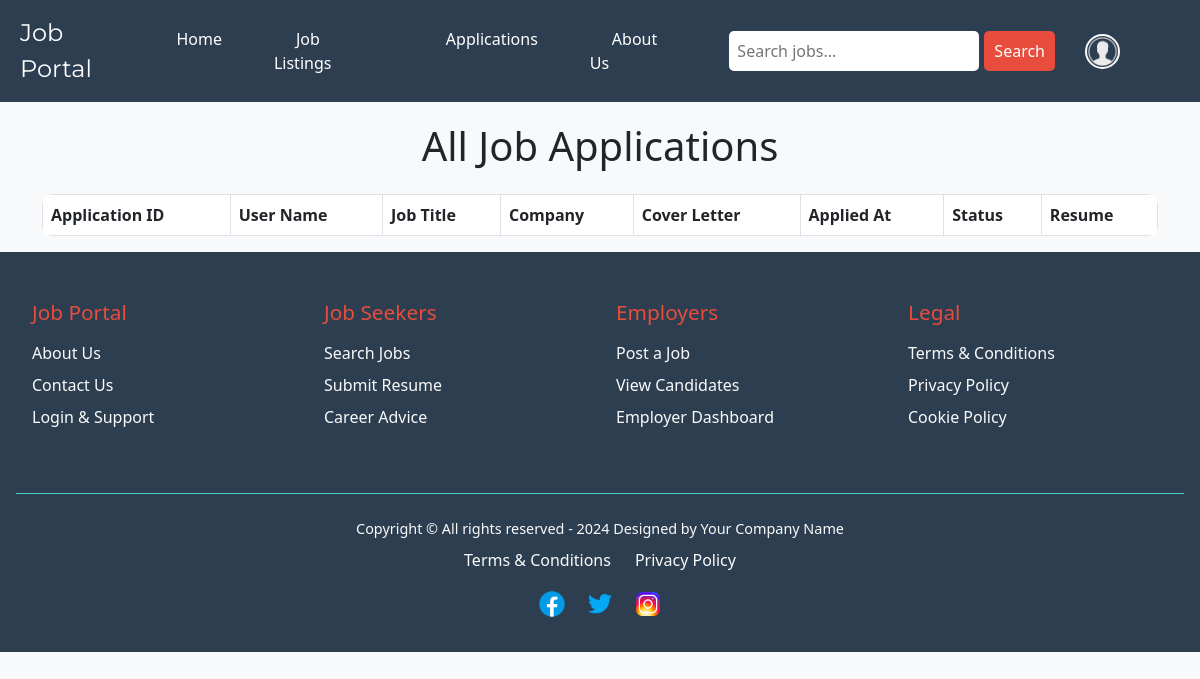
The page /admin_applications.php (signed in) on the database as committed earlier.
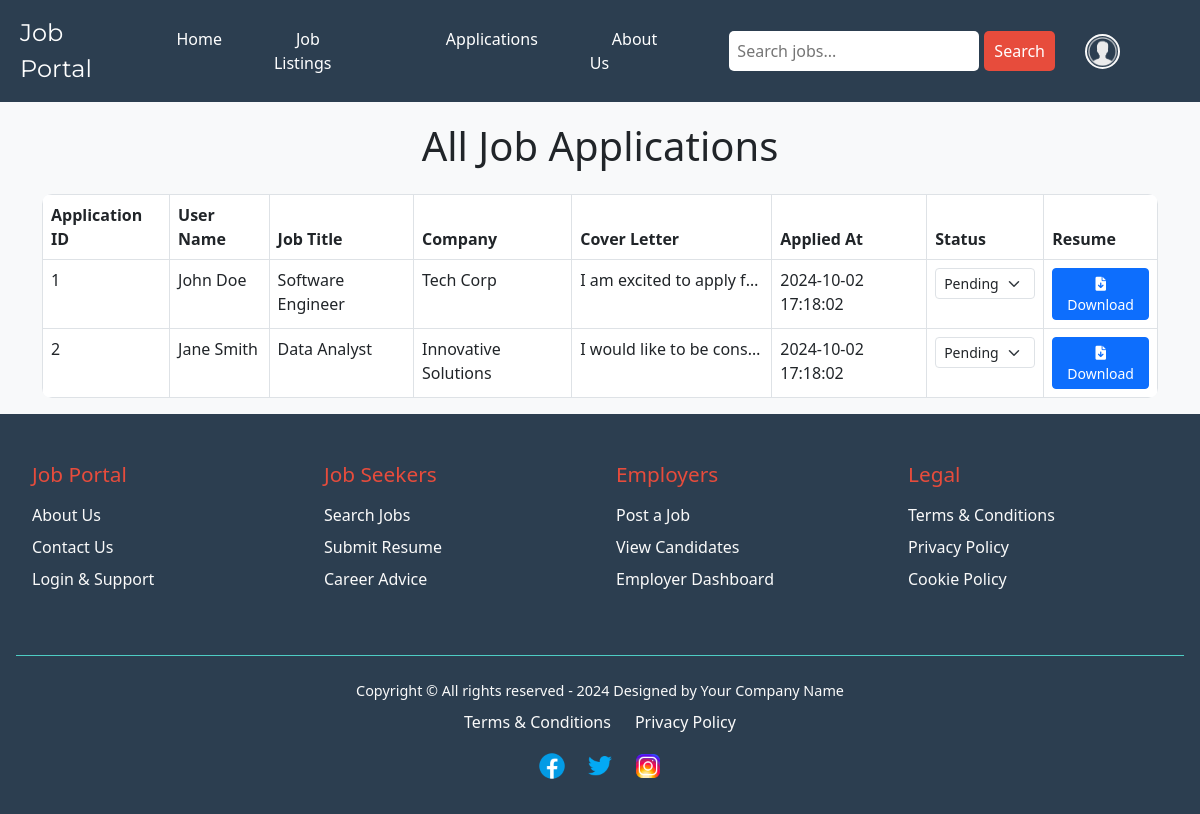
The same page on the database as committed later.
### tables this page shows
CREATE TABLE `applications` (
  `application_id` INT(11) NOT NULL AUTO_INCREMENT COMMENT 'Unique ID for each application',
  `user_id` INT(11) NOT NULL COMMENT 'ID of the user applying for the job, references users table',
  `job_id` INT(11) NOT NULL COMMENT 'ID of the job being applied to, references jobs table',
  `cover_letter` TEXT DEFAULT NULL COMMENT 'Optional cover letter submitted with the application',
  `applied_at` TIMESTAMP NOT NULL DEFAULT CURRENT_TIMESTAMP COMMENT 'Timestamp when the application was submitted',
  `status` ENUM('pending', 'reviewed', 'accepted', 'rejected') DEFAULT 'pending' COMMENT 'Status of the job application',
  PRIMARY KEY (`application_id`),
  CONSTRAINT `fk_user_id` FOREIGN KEY (`user_id`) REFERENCES `users`(`id`) ON DELETE CASCADE ON UPDATE CASCADE,
  CONSTRAINT `fk_job_id` FOREIGN KEY (`job_id`) REFERENCES `jobs`(`job_id`) ON DELETE CASCADE ON UPDATE CASCADE,
  INDEX `idx_user_id` (`user_id`),
  INDEX `idx_job_id` (`job_id`)
);

CREATE TABLE `users` (
  `id` int(11) NOT NULL AUTO_INCREMENT,
  `name` varchar(100) NOT NULL,
  `email` varchar(100) NOT NULL UNIQUE,
  `password` varchar(255) NOT NULL,
  `phone_number` varchar(20) DEFAULT NULL,
  `type` tinyint(1) NOT NULL DEFAULT 0 COMMENT '0 for client, 1 for admin',
  `created_at` timestamp NOT NULL DEFAULT current_timestamp(),
  `updated_at` timestamp NOT NULL DEFAULT current_timestamp() ON UPDATE current_timestamp(),
  PRIMARY KEY (`id`)
);

CREATE TABLE `jobs` (
  `job_id` int(11) NOT NULL AUTO_INCREMENT,
  `company_id` int(11) NOT NULL,
  `job_title` varchar(255) NOT NULL,
  `description` text NOT NULL,
  `location` varchar(255) NOT NULL,
  `salary` decimal(10,2) DEFAULT NULL,
  `posted_at` timestamp NOT NULL DEFAULT current_timestamp(),
  PRIMARY KEY (`job_id`),
  FOREIGN KEY (`company_id`) REFERENCES `companies`(`company_id`) ON DELETE CASCADE
);

CREATE TABLE `companies` (
  `company_id` int(11) NOT NULL AUTO_INCREMENT,
  `company_name` varchar(255) NOT NULL,
  `email` varchar(100) NOT NULL UNIQUE,
  `address` text NOT NULL,
  `contact_number` varchar(20) DEFAULT NULL,
  `created_at` timestamp NOT NULL DEFAULT current_timestamp(),
  `updated_at` timestamp NOT NULL DEFAULT current_timestamp() ON UPDATE current_timestamp(),
  PRIMARY KEY (`company_id`)
);

### admin_applications.php (the view, shortened to what this page needs)
<?php
include('navBar.php');
$query = "SELECT a.application_id, a.cover_letter, a.applied_at, a.status,
                 u.name AS user_name, j.job_title, c.company_name, a.resume_file
          FROM applications a
          JOIN users u ON a.user_id = u.id
          JOIN jobs j ON a.job_id = j.job_id
          JOIN companies c ON a.company_id = c.company_id";
$result = mysqli_query($con, $query);
?>
<!DOCTYPE html>
<html lang="en">
<head>
    <link rel="stylesheet" href="https://cdnjs.cloudflare.com/ajax/libs/font-awesome/6.0.0-beta3/css/all.min.css">
    <link rel="stylesheet" href="https://cdnjs.cloudflare.com/ajax/libs/bootstrap/5.3.0/css/bootstrap.min.css">
</head>
<body>
<div class="container">
    <h1 class="text-center mb-4">All Job Applications</h1>
    <table class="table table-bordered table-hover">
        <thead>
            <tr>
                <th>Application ID</th>
                <th>User Name</th>
                <th>Job Title</th>
                <th>Company</th>
                <th>Cover Letter</th>
                <th>Applied At</th>
                <th>Status</th>
                <th>Resume</th>
            </tr>
        </thead>
        <tbody>
            <?php while ($row = mysqli_fetch_assoc($result)) : ?>
            <tr>
                <td><?php echo htmlspecialchars($row['application_id']); ?></td>
                <td><?php echo htmlspecialchars($row['user_name']); ?></td>
                <td><?php echo htmlspecialchars($row['job_title']); ?></td>
                <td><?php echo htmlspecialchars($row['company_name']); ?></td>
                <td class="cover-letter" title="<?php echo htmlspecialchars($row['cover_letter']); ?>">
                    <?php echo htmlspecialchars($row['cover_letter']); ?>
                </td>
                <td><?php echo htmlspecialchars($row['applied_at']); ?></td>
                <td>
                    <form action="" method="POST">
                        <select name="status" class="form-select form-select-sm" onchange="this.form.submit()">
                            <option value="pending" <?php echo ($row['status'] == 'pending') ? 'selected' : ''; ?>>Pending</option>
                        </select>
                    </form>
                </td>
                <td>
                    <?php if (!empty($row['resume_file'])) : ?>
                        <a href="<?php echo htmlspecialchars($row['resume_file']); ?>" class="btn btn-primary btn-sm" download>
                            <i class="fas fa-file-download"></i> Download
                        </a>
                    <?php else : ?>
                        No Resume
                    <?php endif; ?>
                </td>
            </tr>
            <?php endwhile; ?>
        </tbody>
    </table>
</div>
<?php
include('footer.php');
?>
</body>
</html>

### navbar.php (shortened to what this page needs)
<!DOCTYPE html>
<html lang="en">
<head>
</head>
<body>
    <header>
        <div class="logo">Job Portal</div>
        <nav>
            <ul>
                <li><a href="home.php">Home</a></li>
                <li><a href="job_listings.php">Job Listings</a></li>
                <li><a href="applications.php">Applications</a></li>
                <li><a href="about_us.php">About Us</a></li>
            </ul>
            <div class="search-bar">
                <input type="text" placeholder="Search jobs...">
                <button>Search</button>
            </div>
            <div class="dropdown">
                <img src="images\profile-icon.png" alt="Profile" class="profile-pic" onclick="toggleProfileDropdown()">
            </div>
        </nav>
    </header>
</body>
</html>

### footer.php (shortened to what this page needs)
<!DOCTYPE html>
<html lang="en">
<head>
</head>
<body>
    <footer id="footer" class="footer hidden">
        <div class="footer-container" style="flex: 1; display: flex; justify-content: space-between; width: 100%;">
            <div class="footer-section">
                <h3>Job Portal</h3>
                <ul>
                    <li><a href="#">About Us</a></li>
                    <li><a href="#">Contact Us</a></li>
                    <li><a href="#">Login & Support</a></li>
                </ul>
            </div>
            <div class="footer-section">
                <h3>Job Seekers</h3>
                <ul>
                    <li><a href="#">Search Jobs</a></li>
                    <li><a href="#">Submit Resume</a></li>
                    <li><a href="#">Career Advice</a></li>
                </ul>
            </div>
            <div class="footer-section">
                <h3>Employers</h3>
                <ul>
                    <li><a href="#">Post a Job</a></li>
                    <li><a href="#">View Candidates</a></li>
                    <li><a href="#">Employer Dashboard</a></li>
                </ul>
            </div>
            <div class="footer-section">
                <h3>Legal</h3>
                <ul>
                    <li><a href="#">Terms & Conditions</a></li>
                    <li><a href="#">Privacy Policy</a></li>
                    <li><a href="#">Cookie Policy</a></li>
                </ul>
            </div>
        </div>
        <div class="footer-bottom">
            <p>Copyright © All rights reserved - 2024 Designed by Your Company Name</p>
            <ul class="bottom-links">
                <li><a href="#">Terms & Conditions</a></li>
                <li><a href="#">Privacy Policy</a></li>
            </ul>
            <div class="social-icons">
                <a href="#"><img src="images/facebook-icon.png" alt="Facebook"></a>
                <a href="#"><img src="images/twitter-icon.png" alt="Twitter"></a>
                <a href="#"><img src="images/instagram-icon.png" alt="Instagram"></a>
            </div>
        </div>
    </footer>
</body>
</html>

### navbar.php (style rules this page uses)
body { margin: 0; font-family: 'Open Sans', sans-serif; background-color: #FAFAFA; }
header { display: flex; justify-content: space-between; align-items: center; background-color: #2c3e50; padding: 15px 20px; color: white; }
.logo { font-size: 24px; font-family: 'Montserrat', sans-serif; }
nav { display: flex; align-items: center; }
nav ul { list-style: none; display: flex; margin: 0; padding: 0; }
nav ul li { margin: 0 15px; }
nav a { color: white; text-decoration: none; transition: color 0.3s, border 0.3s; padding: 10px 20px; border-radius: 5px; border: 2px solid transparent; }
.dropdown { position: relative; display: inline-block; margin-left: 20px; }
.search-bar { display: flex; align-items: center; margin-left: 20px; }
.search-bar input { padding: 8px; border: none; border-radius: 5px; width: 250px; }
.search-bar button { padding: 8px 10px; border: none; border-radius: 5px; background-color: #e74c3c; color: white; margin-left: 5px; cursor: pointer; transition: background-color 0.3s; }
.profile-pic { width: 35px; height: 35px; border-radius: 50%; margin-left: 10px; margin-right: 60px; border: 2px solid #FAFAFA; cursor: pointer; }

### admin_applications.php (style rules this page uses)
body { background-color: #f8f9fa; }
.container { margin-top: 20px; }
.table { background-color: #fff; border-radius: 10px; overflow: hidden; }
th { background-color: #007bff; color: white; }
.cover-letter { max-width: 200px; overflow: hidden; text-overflow: ellipsis; white-space: nowrap; }

### footer.php (style rules this page uses)
.footer { opacity: 0; transition: opacity 1s ease-in; background-color: #2c3e50; color: #fafafa; padding: 2rem 1rem; display: flex; flex-wrap: wrap; justify-content: space-between; }
.footer.visible { opacity: 1; }
.footer-section { flex: 1; margin: 1rem; }
.footer-section h3 { font-size: 1.3rem; margin-bottom: 1rem; color: #e74c3c; }
.footer-section ul { list-style: none; padding: 0; }
.footer-section li { margin: 0.5rem 0; }
.footer-section a { color: #fafafa; text-decoration: none; transition: color 0.3s; }
.footer-bottom { text-align: center; width: 100%; margin-top: 2rem; border-top: 1px solid #4ecdc4; padding-top: 1rem; }
.footer-bottom p { font-size: 0.9rem; margin: 0.5rem 0; }
.bottom-links { list-style: none; padding: 0; display: flex; justify-content: center; gap: 1.5rem; }
.bottom-links li a { color: #fafafa; text-decoration: none; transition: color 0.3s; }
.social-icons { display: flex; justify-content: center; gap: 1rem; margin-top: 1rem; }
.social-icons a img { width: 32px; height: 32px; transition: transform 0.3s; }

Rows that differ between the two databases and show on the page:
now on this page (row edited): applications: application_id "1", user.name "John Doe", job.job_title "Software Engineer", company.company_name "Tech Corp", cover_letter "I am excited to apply f…", applied_at "2024-10-02 17:18:02", status "Pending"
now on this page (row edited): applications: application_id "2", user.name "Jane Smith", job.job_title "Data Analyst", company.company_name "Innovative Solutions", cover_letter "I would like to be cons…", applied_at "2024-10-02 17:18:02", status "Pending"
